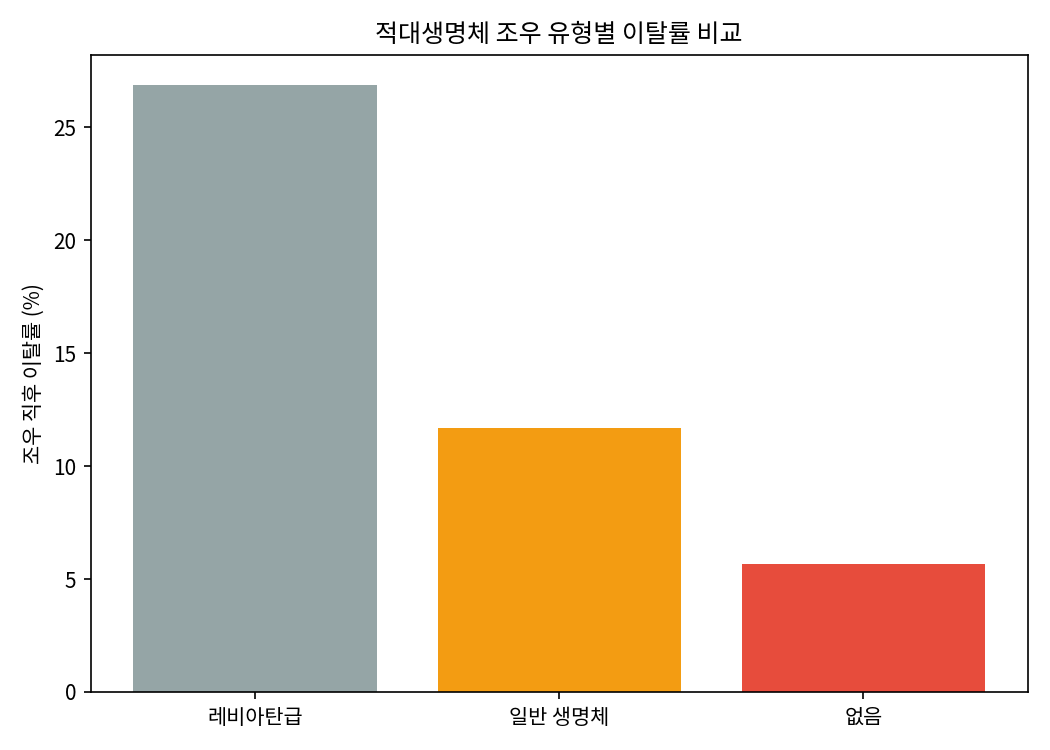

Write the Python code that produced this figure.
"""
서브노티카2: 적대생명체 조우 패턴이 유저 이탈에 미치는 영향 분석 (기초 버전)
==================================================================
[기존 접근과의 차이]
- 기존: "어그로 범위가 넓은 것 같으니 낮추자" (직관/기획자 감)
- 재설계: "레비아탄급 생명체 조우 후 이탈률이 통계적으로 유의하게
  높은가?"를 검증 가능한 가설로 바꿔서 확인

[방법론]
- 카이제곱 검정(Chi-square test): 두 개 이상의 범주형 그룹 간
  비율 차이가 우연에 의한 것인지, 통계적으로 유의한 차이인지 확인하는
  가장 기본적인 통계 검정. "조우 유형별로 이탈률이 다른가?"라는
  질문에 정확히 맞는 방법이라 선택함

[중요 - 데이터 관련 고지]
서브노티카2는 공개 API나 공개 로그가 없어, 실제 접근 가능한 데이터가
존재하지 않는 주제입니다. 아래 데이터는 전면 가상 시뮬레이션이며,
실측 데이터가 아니라 "이런 데이터가 있다면 어떤 방법론으로 검증할
것인가"를 보여주는 방법론 시연 목적임을 명확히 합니다.
"""

import numpy as np
import pandas as pd
import matplotlib.pyplot as plt
import matplotlib.font_manager as fm
from scipy.stats import chi2_contingency

fm.fontManager.addfont("/usr/share/fonts/opentype/noto/NotoSansCJK-Regular.ttc")
plt.rcParams["font.family"] = "Noto Sans CJK JP"
plt.rcParams["axes.unicode_minus"] = False

np.random.seed(42)


# =====================================================================
# 1. (임시) 가상 세션 로그 생성 — 실제 사용 시 실제 게임 로그로 교체
# =====================================================================
def generate_mock_session_data(n_players=3000):
    encounter_types = ["없음", "일반 생명체", "레비아탄급"]
    # 조우 유형별 '조우 직후 이탈' 확률 (가정치 — 방법론 시연용)
    churn_prob = {"없음": 0.05, "일반 생명체": 0.12, "레비아탄급": 0.28}

    rows = []
    for _ in range(n_players):
        encounter = np.random.choice(encounter_types, p=[0.5, 0.35, 0.15])
        churned = np.random.random() < churn_prob[encounter]
        rows.append({"encounter_type": encounter, "churned_after": churned})
    return pd.DataFrame(rows)


df = generate_mock_session_data()

# =====================================================================
# 2. 조우 유형별 이탈률 집계
# =====================================================================
summary = df.groupby("encounter_type")["churned_after"].agg(["mean", "count"]).reset_index()
summary.columns = ["조우 유형", "이탈률", "표본 수"]
summary = summary.sort_values("이탈률", ascending=False)

print("=" * 60)
print("[1] 조우 유형별 이탈률")
print("=" * 60)
print(summary.to_string(index=False))

# =====================================================================
# 3. 카이제곱 검정 — 이 차이가 통계적으로 유의한가?
# =====================================================================
contingency = pd.crosstab(df["encounter_type"], df["churned_after"])
chi2, p_value, dof, expected = chi2_contingency(contingency)

print("\n" + "=" * 60)
print("[2] 카이제곱 검정 결과")
print("=" * 60)
print(f"카이제곱 통계량: {chi2:.2f}")
print(f"p-value: {p_value:.6f}")
print(f"판정: {'통계적으로 유의한 차이 있음 (p < 0.05)' if p_value < 0.05 else '유의한 차이 없음'}")

# =====================================================================
# 4. 시각화
# =====================================================================
fig, ax = plt.subplots(figsize=(7, 5))
ax.bar(summary["조우 유형"], summary["이탈률"] * 100, color=["#95a5a6", "#f39c12", "#e74c3c"])
ax.set_ylabel("조우 직후 이탈률 (%)")
ax.set_title("적대생명체 조우 유형별 이탈률 비교")
plt.tight_layout()
plt.savefig("/home/claude/subnautica_churn_analysis.png", dpi=150)
print("\n[차트 저장 완료] subnautica_churn_analysis.png")

# =====================================================================
# 5. 결론
# =====================================================================
print("\n" + "=" * 60)
print("[결론]")
print("=" * 60)
print(f"""
- 레비아탄급 생명체 조우 후 이탈률이 다른 조우 유형 대비 뚜렷하게 높고,
  카이제곱 검정 결과 p-value {p_value:.4f}로 통계적으로 유의함
- 이는 "레비아탄급 조우가 유저 이탈과 관련 있다"는 가설을 뒷받침함
- 다만 이 데이터는 실제 로그가 아닌 가상 시뮬레이션이므로,
  실제 개발사 내부 로그(또는 커뮤니티 설문)로 재검증이 반드시 필요함
- 검증된다면, 단순 "어그로 범위 하향"보다 "조우 직후 생존 가능성을
  높이는 대응 아이템 제공"이 이탈 방지에 더 직접적인 처방일 수 있음
""")
